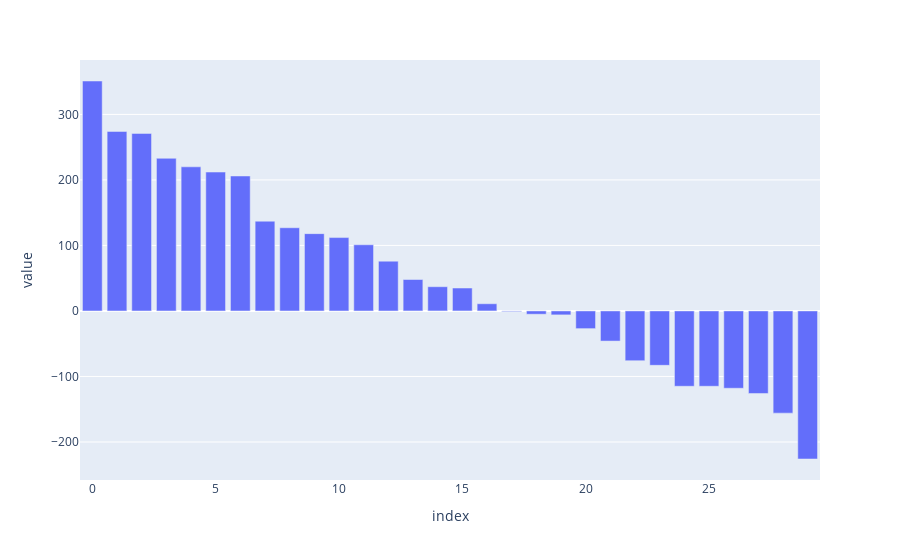

The notebook cell saved with this chart:
### Code cell
import plotly.express as px

## create a plotly figure with the data
sort_data = data.sum(axis=1).sort_values(ascending=False).reset_index().drop('index', axis=1)

fig = px.bar(sort_data)
fig.update_layout(showlegend=False)
fig.show()

### Figure 1 — Plotly figure (JSON) as saved in the notebook; plotly's stock layout.template omitted (floating-point values rounded to 4 significant figures)
{"data": [{"alignmentgroup": "True", "hovertemplate": "variable=0<br>index=%{x}<br>value=%{y}<extra></extra>", "legendgroup": "0", "marker": {"color": "#636efa", "pattern": {"shape": ""}}, "name": "0", "offsetgroup": "0", "orientation": "v", "showlegend": true, "textposition": "auto", "type": "bar", "x": [0, 1, 2, 3, 4, 5, 6, 7, 8, 9, 10, 11, 12, 13, 14, 15, 16, 17, 18, 19, 20, 21, 22, 23, 24, 25, 26, 27, 28, 29], "xaxis": "x", "y": [351, 274, 271, 233, 220, 212, 206, 137, 127, 118, 112, 101, 76, 48, 37, 35, 11, -1, -5, -6, -27, -46, -76, -83, -115, -115, -118, -126, -156, -226], "yaxis": "y"}], "layout": {"barmode": "relative", "legend": {"title": {"text": "variable"}, "tracegroupgap": 0}, "margin": {"t": 60}, "showlegend": false, "xaxis": {"anchor": "y", "domain": [0, 1], "title": {"text": "index"}}, "yaxis": {"anchor": "x", "domain": [0, 1], "title": {"text": "value"}}}}
